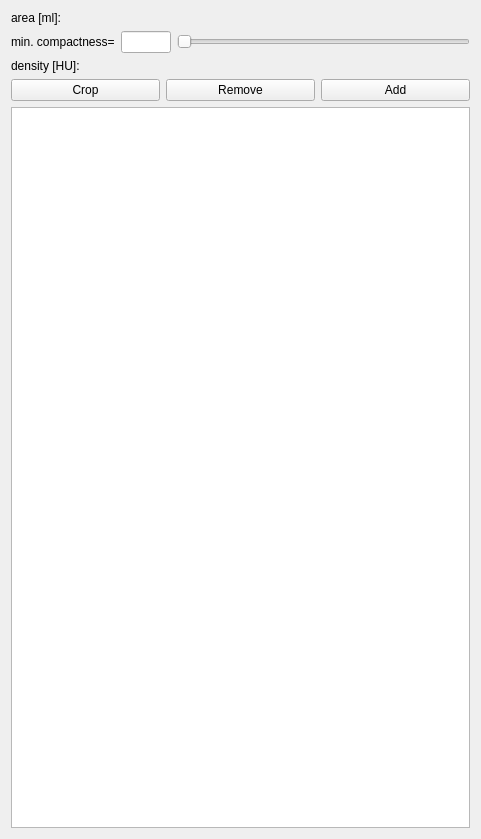
<?xml version="1.0" encoding="UTF-8"?>
<ui version="4.0">
 <class>Form</class>
 <widget class="QWidget" name="Form">
  <property name="geometry">
   <rect>
    <x>0</x>
    <y>0</y>
    <width>481</width>
    <height>839</height>
   </rect>
  </property>
  <property name="sizePolicy">
   <sizepolicy hsizetype="Expanding" vsizetype="Preferred">
    <horstretch>0</horstretch>
    <verstretch>0</verstretch>
   </sizepolicy>
  </property>
  <property name="windowTitle">
   <string>Objects</string>
  </property>
  <layout class="QVBoxLayout" name="verticalLayout">
   <item>
    <layout class="QHBoxLayout" name="area_layout">
     <item>
      <widget class="QLabel" name="label">
       <property name="text">
        <string>area [ml]:</string>
       </property>
      </widget>
     </item>
    </layout>
   </item>
   <item>
    <layout class="QHBoxLayout" name="horizontalLayout_2">
     <item>
      <widget class="QLabel" name="label_2">
       <property name="sizePolicy">
        <sizepolicy hsizetype="Preferred" vsizetype="Fixed">
         <horstretch>0</horstretch>
         <verstretch>0</verstretch>
        </sizepolicy>
       </property>
       <property name="text">
        <string>min. compactness=</string>
       </property>
      </widget>
     </item>
     <item>
      <widget class="QLineEdit" name="min_compactness_LE">
       <property name="maximumSize">
        <size>
         <width>50</width>
         <height>16777215</height>
        </size>
       </property>
      </widget>
     </item>
     <item>
      <widget class="QSlider" name="min_compactness_SL">
       <property name="maximum">
        <number>1000</number>
       </property>
       <property name="singleStep">
        <number>1</number>
       </property>
       <property name="orientation">
        <enum>Qt::Horizontal</enum>
       </property>
      </widget>
     </item>
    </layout>
   </item>
   <item>
    <layout class="QHBoxLayout" name="density_layout">
     <item>
      <widget class="QLabel" name="label_3">
       <property name="text">
        <string>density [HU]:</string>
       </property>
      </widget>
     </item>
    </layout>
   </item>
   <item>
    <layout class="QHBoxLayout" name="horizontalLayout">
     <item>
      <widget class="QPushButton" name="crop_objects_BTN">
       <property name="text">
        <string>Crop</string>
       </property>
      </widget>
     </item>
     <item>
      <widget class="QPushButton" name="remove_obj_BTN">
       <property name="text">
        <string>Remove</string>
       </property>
      </widget>
     </item>
     <item>
      <widget class="QPushButton" name="add_obj_BTN">
       <property name="text">
        <string>Add</string>
       </property>
      </widget>
     </item>
    </layout>
   </item>
   <item>
    <widget class="QTableView" name="objects_TV">
     <property name="editTriggers">
      <set>QAbstractItemView::NoEditTriggers</set>
     </property>
     <property name="selectionBehavior">
      <enum>QAbstractItemView::SelectRows</enum>
     </property>
    </widget>
   </item>
  </layout>
 </widget>
 <resources/>
 <connections/>
</ui>
